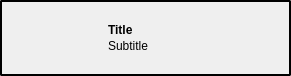
<?xml version="1.0" encoding="UTF-8"?>
<ui version="4.0">
 <class>FileWidget</class>
 <widget class="QWidget" name="FileWidget">
  <property name="geometry">
   <rect>
    <x>0</x>
    <y>0</y>
    <width>291</width>
    <height>76</height>
   </rect>
  </property>
  <property name="windowTitle">
   <string>Form</string>
  </property>
  <property name="styleSheet">
   <string notr="true"/>
  </property>
  <layout class="QHBoxLayout" name="horizontalLayout" stretch="0">
   <property name="margin">
    <number>0</number>
   </property>
   <item>
    <widget class="QFrame" name="background">
     <property name="styleSheet">
      <string notr="true">#background {
border-style: solid;
border-width: 2px;
border-radius: 2px;
}

#background[selected=false] {
	background-color: rgb(0,0,0,0);
	border-color: rgb(0,0,0,0);
}

#background[selected=true] {
/*
	background-color: rgb(135, 166, 185, 50);
	border-color: rgb(135, 166, 185);
*/
	background-color: rgb(0, 178, 236, 30);
	border-color: rgb(0, 178, 236);
}</string>
     </property>
     <property name="frameShape">
      <enum>QFrame::StyledPanel</enum>
     </property>
     <property name="frameShadow">
      <enum>QFrame::Plain</enum>
     </property>
     <property name="lineWidth">
      <number>2</number>
     </property>
     <property name="selected" stdset="0">
      <bool>true</bool>
     </property>
     <layout class="QHBoxLayout" name="horizontalLayout_2" stretch="0,1">
      <property name="margin">
       <number>4</number>
      </property>
      <item>
       <widget class="QLabel" name="thumbnail">
        <property name="minimumSize">
         <size>
          <width>96</width>
          <height>64</height>
         </size>
        </property>
        <property name="maximumSize">
         <size>
          <width>96</width>
          <height>64</height>
         </size>
        </property>
        <property name="styleSheet">
         <string notr="true"/>
        </property>
        <property name="text">
         <string/>
        </property>
        <property name="textFormat">
         <enum>Qt::AutoText</enum>
        </property>
        <property name="pixmap">
         <pixmap resource="resources.qrc">:/tk-multi-workfiles2/thumb_empty.png</pixmap>
        </property>
        <property name="scaledContents">
         <bool>true</bool>
        </property>
        <property name="alignment">
         <set>Qt::AlignCenter</set>
        </property>
       </widget>
      </item>
      <item>
       <layout class="QVBoxLayout" name="verticalLayout" stretch="1,0,0,1">
        <property name="spacing">
         <number>2</number>
        </property>
        <item>
         <spacer name="verticalSpacer_2">
          <property name="orientation">
           <enum>Qt::Vertical</enum>
          </property>
          <property name="sizeHint" stdset="0">
           <size>
            <width>20</width>
            <height>0</height>
           </size>
          </property>
         </spacer>
        </item>
        <item>
         <widget class="ElidedLabel" name="label">
          <property name="text">
           <string>&lt;b&gt;Title&lt;/b&gt;</string>
          </property>
         </widget>
        </item>
        <item>
         <widget class="QLabel" name="subtitle">
          <property name="text">
           <string>Subtitle</string>
          </property>
         </widget>
        </item>
        <item>
         <spacer name="verticalSpacer">
          <property name="orientation">
           <enum>Qt::Vertical</enum>
          </property>
          <property name="sizeHint" stdset="0">
           <size>
            <width>20</width>
            <height>0</height>
           </size>
          </property>
         </spacer>
        </item>
       </layout>
      </item>
     </layout>
    </widget>
   </item>
  </layout>
 </widget>
 <customwidgets>
  <customwidget>
   <class>ElidedLabel</class>
   <extends>QLabel</extends>
   <header>..framework_qtwidgets</header>
  </customwidget>
 </customwidgets>
 <resources>
  <include location="resources.qrc"/>
 </resources>
 <connections/>
</ui>
